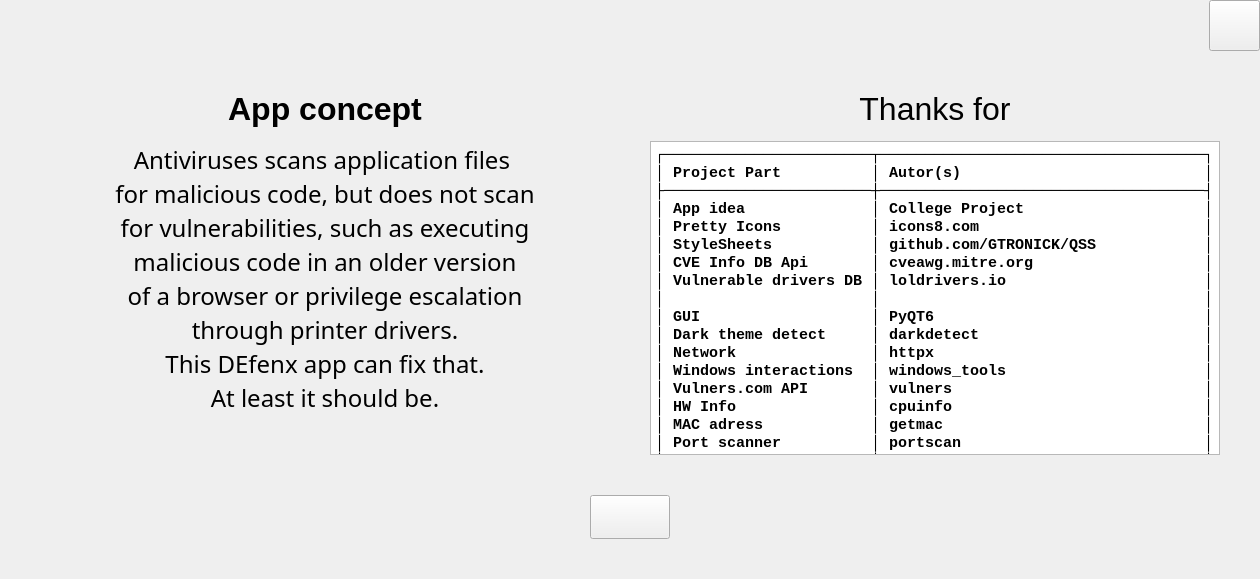
      <widget class="QWidget" name="page_info">
       <layout class="QGridLayout" name="gridLayout_4">
        <property name="leftMargin">
         <number>0</number>
        </property>
        <property name="topMargin">
         <number>0</number>
        </property>
        <property name="rightMargin">
         <number>0</number>
        </property>
        <property name="bottomMargin">
         <number>0</number>
        </property>
        <property name="spacing">
         <number>0</number>
        </property>
        <item row="0" column="0">
         <layout class="QHBoxLayout" name="horizontalLayout_28">
          <item>
           <spacer name="horizontalSpacer_35">
            <property name="orientation">
             <enum>Qt::Horizontal</enum>
            </property>
            <property name="sizeHint" stdset="0">
             <size>
              <width>40</width>
              <height>20</height>
             </size>
            </property>
           </spacer>
          </item>
          <item>
           <widget class="QPushButton" name="info_back_button">
            <property name="sizePolicy">
             <sizepolicy hsizetype="Fixed" vsizetype="Fixed">
              <horstretch>0</horstretch>
              <verstretch>0</verstretch>
             </sizepolicy>
            </property>
            <property name="minimumSize">
             <size>
              <width>51</width>
              <height>51</height>
             </size>
            </property>
            <property name="maximumSize">
             <size>
              <width>51</width>
              <height>51</height>
             </size>
            </property>
            <property name="cursor">
             <cursorShape>PointingHandCursor</cursorShape>
            </property>
            <property name="text">
             <string/>
            </property>
           </widget>
          </item>
         </layout>
        </item>
        <item row="1" column="0">
         <layout class="QVBoxLayout" name="verticalLayout_9">
          <property name="spacing">
           <number>0</number>
          </property>
          <item>
           <spacer name="verticalSpacer_35">
            <property name="orientation">
             <enum>Qt::Vertical</enum>
            </property>
            <property name="sizeType">
             <enum>QSizePolicy::Preferred</enum>
            </property>
            <property name="sizeHint" stdset="0">
             <size>
              <width>20</width>
              <height>40</height>
             </size>
            </property>
           </spacer>
          </item>
          <item>
           <layout class="QVBoxLayout" name="verticalLayout_24">
            <item>
             <layout class="QHBoxLayout" name="horizontalLayout_65">
              <item>
               <spacer name="horizontalSpacer_159">
                <property name="orientation">
                 <enum>Qt::Horizontal</enum>
                </property>
                <property name="sizeType">
                 <enum>QSizePolicy::Expanding</enum>
                </property>
                <property name="sizeHint" stdset="0">
                 <size>
                  <width>40</width>
                  <height>20</height>
                 </size>
                </property>
               </spacer>
              </item>
              <item>
               <layout class="QVBoxLayout" name="verticalLayout_25">
                <item>
                 <widget class="QLabel" name="label_concept_2">
                  <property name="sizePolicy">
                   <sizepolicy hsizetype="Preferred" vsizetype="Maximum">
                    <horstretch>0</horstretch>
                    <verstretch>0</verstretch>
                   </sizepolicy>
                  </property>
                  <property name="font">
                   <font>
                    <pointsize>11</pointsize>
                   </font>
                  </property>
                  <property name="text">
                   <string>&lt;html&gt;&lt;head/&gt;&lt;body&gt;&lt;p align=&quot;center&quot;&gt;&lt;span style=&quot; font-size:24pt; font-weight:600;&quot;&gt;App concept&lt;/span&gt;&lt;/p&gt;&lt;/body&gt;&lt;/html&gt;</string>
                  </property>
                 </widget>
                </item>
                <item>
                 <spacer name="verticalSpacer_34">
                  <property name="orientation">
                   <enum>Qt::Vertical</enum>
                  </property>
                  <property name="sizeType">
                   <enum>QSizePolicy::Expanding</enum>
                  </property>
                  <property name="sizeHint" stdset="0">
                   <size>
                    <width>20</width>
                    <height>13</height>
                   </size>
                  </property>
                 </spacer>
                </item>
                <item>
                 <widget class="QLabel" name="label_list_concept_2">
                  <property name="sizePolicy">
                   <sizepolicy hsizetype="Expanding" vsizetype="Expanding">
                    <horstretch>0</horstretch>
                    <verstretch>0</verstretch>
                   </sizepolicy>
                  </property>
                  <property name="minimumSize">
                   <size>
                    <width>570</width>
                    <height>0</height>
                   </size>
                  </property>
                  <property name="font">
                   <font>
                    <family>Segoe UI Variable Small Semibol</family>
                    <pointsize>14</pointsize>
                   </font>
                  </property>
                  <property name="text">
                   <string>&lt;!DOCTYPE HTML PUBLIC &quot;-//W3C//DTD HTML 4.0//EN&quot; &quot;http://www.w3.org/TR/REC-html40/strict.dtd&quot;&gt;
&lt;html&gt;&lt;head&gt;&lt;meta name=&quot;qrichtext&quot; content=&quot;1&quot; /&gt;&lt;style type=&quot;text/css&quot;&gt;
p, li { white-space: pre-wrap; }
&lt;/style&gt;&lt;/head&gt;&lt;body style=&quot; font-family:'Segoe UI Variable Small Semibol'; font-size:14pt; font-weight:600; font-style:normal;&quot;&gt;
&lt;p align=&quot;center&quot; style=&quot; margin-top:0px; margin-bottom:0px; margin-left:0px; margin-right:0px; -qt-block-indent:0; text-indent:0px;&quot;&gt;&lt;span style=&quot; font-family:'Microsoft YaHei UI'; font-size:18pt; font-weight:400;&quot;&gt;Antiviruses scans application files &lt;/span&gt;&lt;/p&gt;
&lt;p align=&quot;center&quot; style=&quot; margin-top:0px; margin-bottom:0px; margin-left:0px; margin-right:0px; -qt-block-indent:0; text-indent:0px;&quot;&gt;&lt;span style=&quot; font-family:'Microsoft YaHei UI'; font-size:18pt; font-weight:400;&quot;&gt;for malicious code, but does not scan&lt;/span&gt;&lt;/p&gt;
&lt;p align=&quot;center&quot; style=&quot; margin-top:0px; margin-bottom:0px; margin-left:0px; margin-right:0px; -qt-block-indent:0; text-indent:0px;&quot;&gt;&lt;span style=&quot; font-family:'Microsoft YaHei UI'; font-size:18pt; font-weight:400;&quot;&gt;for vulnerabilities, such as executing&lt;/span&gt;&lt;/p&gt;
&lt;p align=&quot;center&quot; style=&quot; margin-top:0px; margin-bottom:0px; margin-left:0px; margin-right:0px; -qt-block-indent:0; text-indent:0px;&quot;&gt;&lt;span style=&quot; font-family:'Microsoft YaHei UI'; font-size:18pt; font-weight:400;&quot;&gt;malicious code in an older version&lt;/span&gt;&lt;/p&gt;
&lt;p align=&quot;center&quot; style=&quot; margin-top:0px; margin-bottom:0px; margin-left:0px; margin-right:0px; -qt-block-indent:0; text-indent:0px;&quot;&gt;&lt;span style=&quot; font-family:'Microsoft YaHei UI'; font-size:18pt; font-weight:400;&quot;&gt;of a browser or privilege escalation&lt;/span&gt;&lt;/p&gt;
&lt;p align=&quot;center&quot; style=&quot; margin-top:0px; margin-bottom:0px; margin-left:0px; margin-right:0px; -qt-block-indent:0; text-indent:0px;&quot;&gt;&lt;span style=&quot; font-family:'Microsoft YaHei UI'; font-size:18pt; font-weight:400;&quot;&gt;through printer drivers.&lt;/span&gt;&lt;/p&gt;
&lt;p align=&quot;center&quot; style=&quot; margin-top:0px; margin-bottom:0px; margin-left:0px; margin-right:0px; -qt-block-indent:0; text-indent:0px;&quot;&gt;&lt;span style=&quot; font-family:'Microsoft YaHei UI'; font-size:18pt; font-weight:400;&quot;&gt;This DEfenx app can fix that.&lt;/span&gt;&lt;/p&gt;
&lt;p align=&quot;center&quot; style=&quot; margin-top:0px; margin-bottom:0px; margin-left:0px; margin-right:0px; -qt-block-indent:0; text-indent:0px;&quot;&gt;&lt;span style=&quot; font-family:'Microsoft YaHei UI'; font-size:18pt; font-weight:400;&quot;&gt;At least it should be.&lt;/span&gt;&lt;/p&gt;&lt;/body&gt;&lt;/html&gt;</string>
                  </property>
                  <property name="alignment">
                   <set>Qt::AlignLeading|Qt::AlignLeft|Qt::AlignTop</set>
                  </property>
                 </widget>
                </item>
                <item>
                 <spacer name="verticalSpacer_108">
                  <property name="orientation">
                   <enum>Qt::Vertical</enum>
                  </property>
                  <property name="sizeType">
                   <enum>QSizePolicy::Expanding</enum>
                  </property>
                  <property name="sizeHint" stdset="0">
                   <size>
                    <width>20</width>
                    <height>40</height>
                   </size>
                  </property>
                 </spacer>
                </item>
               </layout>
              </item>
              <item>
               <spacer name="horizontalSpacer_38">
                <property name="orientation">
                 <enum>Qt::Horizontal</enum>
                </property>
                <property name="sizeType">
                 <enum>QSizePolicy::Preferred</enum>
                </property>
                <property name="sizeHint" stdset="0">
                 <size>
                  <width>40</width>
                  <height>20</height>
                 </size>
                </property>
               </spacer>
              </item>
              <item>
               <layout class="QVBoxLayout" name="verticalLayout_26">
                <item>
                 <widget class="QLabel" name="label_thanks_2">
                  <property name="sizePolicy">
                   <sizepolicy hsizetype="Preferred" vsizetype="Maximum">
                    <horstretch>0</horstretch>
                    <verstretch>0</verstretch>
                   </sizepolicy>
                  </property>
                  <property name="font">
                   <font>
                    <pointsize>11</pointsize>
                   </font>
                  </property>
                  <property name="text">
                   <string>&lt;html&gt;&lt;head/&gt;&lt;body&gt;&lt;p align=&quot;center&quot;&gt;&lt;span style=&quot; font-size:24pt;&quot;&gt;Thanks for&lt;/span&gt;&lt;/p&gt;&lt;/body&gt;&lt;/html&gt;</string>
                  </property>
                 </widget>
                </item>
                <item>
                 <spacer name="verticalSpacer_36">
                  <property name="orientation">
                   <enum>Qt::Vertical</enum>
                  </property>
                  <property name="sizeType">
                   <enum>QSizePolicy::Minimum</enum>
                  </property>
                  <property name="sizeHint" stdset="0">
                   <size>
                    <width>20</width>
                    <height>13</height>
                   </size>
                  </property>
                 </spacer>
                </item>
                <item>
                 <widget class="QTextBrowser" name="textBrowser_2">
                  <property name="sizePolicy">
                   <sizepolicy hsizetype="Minimum" vsizetype="Minimum">
                    <horstretch>0</horstretch>
                    <verstretch>0</verstretch>
                   </sizepolicy>
                  </property>
                  <property name="minimumSize">
                   <size>
                    <width>570</width>
                    <height>314</height>
                   </size>
                  </property>
                  <property name="maximumSize">
                   <size>
                    <width>200</width>
                    <height>16777215</height>
                   </size>
                  </property>
                  <property name="font">
                   <font>
                    <family>Courier New</family>
                    <pointsize>11</pointsize>
                    <weight>50</weight>
                    <italic>false</italic>
                    <bold>false</bold>
                    <underline>false</underline>
                    <strikeout>false</strikeout>
                    <kerning>true</kerning>
                   </font>
                  </property>
                  <property name="verticalScrollBarPolicy">
                   <enum>Qt::ScrollBarAlwaysOff</enum>
                  </property>
                  <property name="horizontalScrollBarPolicy">
                   <enum>Qt::ScrollBarAlwaysOff</enum>
                  </property>
                  <property name="html">
                   <string>&lt;!DOCTYPE HTML PUBLIC &quot;-//W3C//DTD HTML 4.0//EN&quot; &quot;http://www.w3.org/TR/REC-html40/strict.dtd&quot;&gt;
&lt;html&gt;&lt;head&gt;&lt;meta name=&quot;qrichtext&quot; content=&quot;1&quot; /&gt;&lt;style type=&quot;text/css&quot;&gt;
p, li { white-space: pre-wrap; }
&lt;/style&gt;&lt;/head&gt;&lt;body style=&quot; font-family:'Courier New'; font-size:11pt; font-weight:400; font-style:normal;&quot;&gt;
&lt;p style=&quot; margin-top:0px; margin-bottom:0px; margin-left:0px; margin-right:0px; -qt-block-indent:0; text-indent:0px;&quot;&gt;&lt;span style=&quot; font-weight:600;&quot;&gt;┌───────────────────────┬────────────────────────────────────┐&lt;/span&gt;&lt;/p&gt;
&lt;p style=&quot; margin-top:0px; margin-bottom:0px; margin-left:0px; margin-right:0px; -qt-block-indent:0; text-indent:0px;&quot;&gt;&lt;span style=&quot; font-weight:600;&quot;&gt;│ Project Part          │ Autor(s)                           │&lt;/span&gt;&lt;/p&gt;
&lt;p style=&quot; margin-top:0px; margin-bottom:0px; margin-left:0px; margin-right:0px; -qt-block-indent:0; text-indent:0px;&quot;&gt;&lt;span style=&quot; font-weight:600;&quot;&gt;├───────────────────────┼────────────────────────────────────┤&lt;/span&gt;&lt;/p&gt;
&lt;p style=&quot; margin-top:0px; margin-bottom:0px; margin-left:0px; margin-right:0px; -qt-block-indent:0; text-indent:0px;&quot;&gt;&lt;span style=&quot; font-weight:600;&quot;&gt;│ App idea              │ College Project                    │&lt;/span&gt;&lt;/p&gt;
&lt;p style=&quot; margin-top:0px; margin-bottom:0px; margin-left:0px; margin-right:0px; -qt-block-indent:0; text-indent:0px;&quot;&gt;&lt;span style=&quot; font-weight:600;&quot;&gt;│ Pretty Icons          │ icons8.com                         │&lt;/span&gt;&lt;/p&gt;
&lt;p style=&quot; margin-top:0px; margin-bottom:0px; margin-left:0px; margin-right:0px; -qt-block-indent:0; text-indent:0px;&quot;&gt;&lt;span style=&quot; font-weight:600;&quot;&gt;│ StyleSheets           │ github.com/GTRONICK/QSS            │&lt;/span&gt;&lt;/p&gt;
&lt;p style=&quot; margin-top:0px; margin-bottom:0px; margin-left:0px; margin-right:0px; -qt-block-indent:0; text-indent:0px;&quot;&gt;&lt;span style=&quot; font-weight:600;&quot;&gt;│ CVE Info DB Api       │ cveawg.mitre.org                   │&lt;/span&gt;&lt;/p&gt;
&lt;p style=&quot; margin-top:0px; margin-bottom:0px; margin-left:0px; margin-right:0px; -qt-block-indent:0; text-indent:0px;&quot;&gt;&lt;span style=&quot; font-weight:600;&quot;&gt;│ Vulnerable drivers DB │ loldrivers.io                      │&lt;/span&gt;&lt;/p&gt;
&lt;p style=&quot; margin-top:0px; margin-bottom:0px; margin-left:0px; margin-right:0px; -qt-block-indent:0; text-indent:0px;&quot;&gt;&lt;span style=&quot; font-weight:600;&quot;&gt;│                       │                                    │&lt;/span&gt;&lt;/p&gt;
&lt;p style=&quot; margin-top:0px; margin-bottom:0px; margin-left:0px; margin-right:0px; -qt-block-indent:0; text-indent:0px;&quot;&gt;&lt;span style=&quot; font-weight:600;&quot;&gt;│ GUI                   │ PyQT6                              │&lt;/span&gt;&lt;/p&gt;
&lt;p style=&quot; margin-top:0px; margin-bottom:0px; margin-left:0px; margin-right:0px; -qt-block-indent:0; text-indent:0px;&quot;&gt;&lt;span style=&quot; font-weight:600;&quot;&gt;│ Dark theme detect     │ darkdetect                         │&lt;/span&gt;&lt;/p&gt;
&lt;p style=&quot; margin-top:0px; margin-bottom:0px; margin-left:0px; margin-right:0px; -qt-block-indent:0; text-indent:0px;&quot;&gt;&lt;span style=&quot; font-weight:600;&quot;&gt;│ Network               │ httpx                              │&lt;/span&gt;&lt;/p&gt;
&lt;p style=&quot; margin-top:0px; margin-bottom:0px; margin-left:0px; margin-right:0px; -qt-block-indent:0; text-indent:0px;&quot;&gt;&lt;span style=&quot; font-weight:600;&quot;&gt;│ Windows interactions  │ windows_tools                      │&lt;/span&gt;&lt;/p&gt;
&lt;p style=&quot; margin-top:0px; margin-bottom:0px; margin-left:0px; margin-right:0px; -qt-block-indent:0; text-indent:0px;&quot;&gt;&lt;span style=&quot; font-weight:600;&quot;&gt;│ Vulners.com API       │ vulners                            │&lt;/span&gt;&lt;/p&gt;
&lt;p style=&quot; margin-top:0px; margin-bottom:0px; margin-left:0px; margin-right:0px; -qt-block-indent:0; text-indent:0px;&quot;&gt;&lt;span style=&quot; font-weight:600;&quot;&gt;│ HW Info               │ cpuinfo                            │&lt;/span&gt;&lt;/p&gt;
&lt;p style=&quot; margin-top:0px; margin-bottom:0px; margin-left:0px; margin-right:0px; -qt-block-indent:0; text-indent:0px;&quot;&gt;&lt;span style=&quot; font-weight:600;&quot;&gt;│ MAC adress            │ getmac                             │&lt;/span&gt;&lt;/p&gt;
&lt;p style=&quot; margin-top:0px; margin-bottom:0px; margin-left:0px; margin-right:0px; -qt-block-indent:0; text-indent:0px;&quot;&gt;&lt;span style=&quot; font-weight:600;&quot;&gt;│ Port scanner          │ portscan                           │&lt;/span&gt;&lt;/p&gt;
&lt;p style=&quot; margin-top:0px; margin-bottom:0px; margin-left:0px; margin-right:0px; -qt-block-indent:0; text-indent:0px;&quot;&gt;&lt;span style=&quot; font-weight:600;&quot;&gt;└───────────────────────┴────────────────────────────────────┘&lt;/span&gt;&lt;/p&gt;&lt;/body&gt;&lt;/html&gt;</string>
                  </property>
                 </widget>
                </item>
               </layout>
              </item>
              <item>
               <spacer name="horizontalSpacer_160">
                <property name="orientation">
                 <enum>Qt::Horizontal</enum>
                </property>
                <property name="sizeType">
                 <enum>QSizePolicy::Expanding</enum>
                </property>
                <property name="sizeHint" stdset="0">
                 <size>
                  <width>40</width>
                  <height>20</height>
                 </size>
                </property>
               </spacer>
              </item>
             </layout>
            </item>
            <item>
             <spacer name="verticalSpacer_104">
              <property name="orientation">
               <enum>Qt::Vertical</enum>
              </property>
              <property name="sizeType">
               <enum>QSizePolicy::Expanding</enum>
              </property>
              <property name="sizeHint" stdset="0">
               <size>
                <width>20</width>
                <height>40</height>
               </size>
              </property>
             </spacer>
            </item>
            <item>
             <layout class="QHBoxLayout" name="horizontalLayout_72">
              <item>
               <spacer name="horizontalSpacer_157">
                <property name="orientation">
                 <enum>Qt::Horizontal</enum>
                </property>
                <property name="sizeHint" stdset="0">
                 <size>
                  <width>40</width>
                  <height>20</height>
                 </size>
                </property>
               </spacer>
              </item>
              <item>
               <widget class="QPushButton" name="pushButton_repo">
                <property name="sizePolicy">
                 <sizepolicy hsizetype="Minimum" vsizetype="Preferred">
                  <horstretch>0</horstretch>
                  <verstretch>0</verstretch>
                 </sizepolicy>
                </property>
                <property name="maximumSize">
                 <size>
                  <width>16777215</width>
                  <height>16777215</height>
                 </size>
                </property>
                <property name="font">
                 <font>
                  <pointsize>24</pointsize>
                 </font>
                </property>
                <property name="text">
                 <string>   </string>
                </property>
               </widget>
              </item>
              <item>
               <spacer name="horizontalSpacer_158">
                <property name="orientation">
                 <enum>Qt::Horizontal</enum>
                </property>
                <property name="sizeHint" stdset="0">
                 <size>
                  <width>40</width>
                  <height>20</height>
                 </size>
                </property>
               </spacer>
              </item>
             </layout>
            </item>
            <item>
             <spacer name="verticalSpacer_107">
              <property name="orientation">
               <enum>Qt::Vertical</enum>
              </property>
              <property name="sizeType">
               <enum>QSizePolicy::Preferred</enum>
              </property>
              <property name="sizeHint" stdset="0">
               <size>
                <width>20</width>
                <height>40</height>
               </size>
              </property>
             </spacer>
            </item>
           </layout>
          </item>
         </layout>
        </item>
       </layout>
      </widget>
